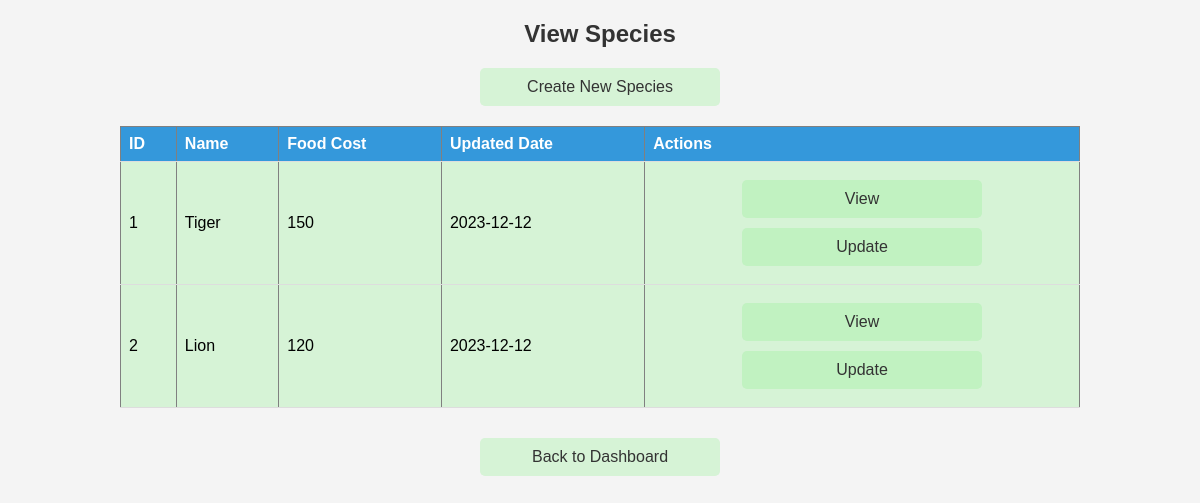
/species/view_species.php, run on the app's committed database.
### tables this page shows
CREATE TABLE IF NOT EXISTS `species` (
  `ID` int(11) NOT NULL AUTO_INCREMENT,
  `Name` varchar(255) NOT NULL,
  `FoodCost` int(11) NOT NULL,
  `updated_date` date DEFAULT NULL,
  PRIMARY KEY (`ID`)
);

### species/view_species.php (the view, shortened to what this page needs)
<?php
include '../includes/db_connection.php';
$sql = "SELECT * FROM Species";
$result = $conn->query($sql);
?>
<!DOCTYPE html>
<html lang="en">
<head>
</head>
<body>
    <h2>View Species</h2>
    <a href="create_species.php">Create New Species</a>
    <table border="1">
        <tr>
            <th>ID</th>
            <th>Name</th>
            <th>Food Cost</th>
            <th>Updated Date</th>
            <th>Actions</th>
        </tr>
        <?php
        while ($species = $result->fetch_assoc()) :
        ?>
            <tr>
                <td><?php echo $species['ID']; ?></td>
                <td><?php echo $species['Name']; ?></td>
                <td><?php echo $species['FoodCost']; ?></td>
                <td><?php echo $species['updated_date']; ?></td>
                <td>
                    <a href="view_specie.php?id=<?php echo $species['ID']; ?>">View</a>
                    <a href="update_species.php?id=<?php echo $species['ID']; ?>">Update</a>
                </td>
            </tr>
        <?php endwhile; ?>
    </table>
    <a href = "../dashboard.php">Back to Dashboard</a>
</body>
</html>

### species/view_species.php (style rules this page uses)
body { font-family: Arial, sans-serif; background-color: #f4f4f4; margin: 0; padding: 0; }
h2 { text-align: center; color: #333; }
a { display: block; width: 200px; margin: 10px auto; padding: 10px 20px; background-color: rgba(144, 238, 144, 0.3); color: #333; text-decoration: none; border-radius: 5px; text-align: center; }
table { width: 80%; margin: 20px auto; border-collapse: collapse; margin-bottom: 30px; background-color: rgba(144, 238, 144, 0.3); }
th, td { padding: 8px; text-align: left; border-bottom: 1px solid #ddd; }
th { background-color: #3498db; color: white; }

### data on the page
species: ID "1", Name "Tiger", FoodCost "150", updated_date "2023-12-12"
species: ID "2", Name "Lion", FoodCost "120", updated_date "2023-12-12"
